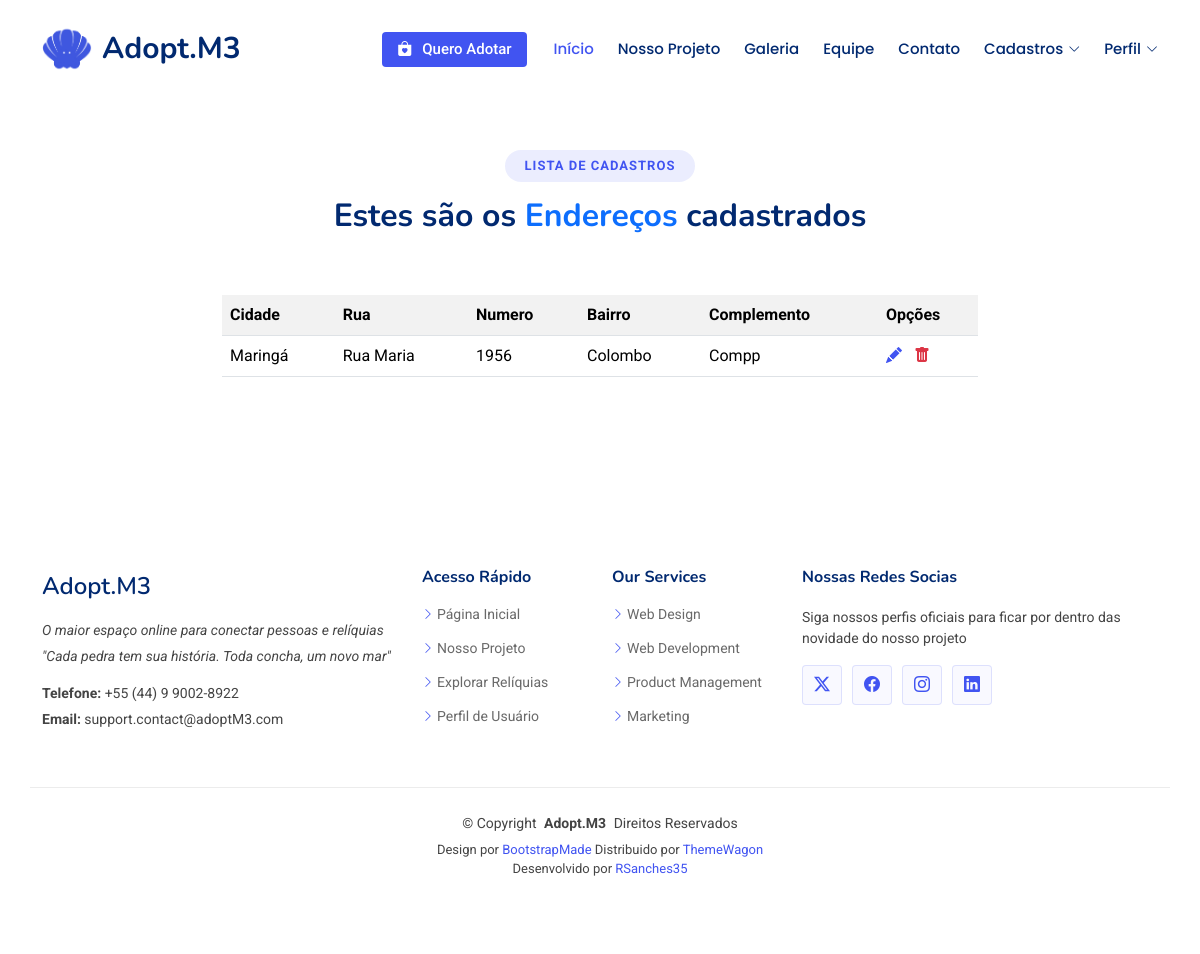
The page /records/list/address on the database its author committed.
### records/models.py (models this page shows, shortened)
class Address(models.Model):
    street = models.CharField(max_length=150)
    number = models.IntegerField()
    neighborhood = models.CharField(max_length=150)
    complement = models.CharField(max_length=100)
    city = models.ForeignKey(City, on_delete=models.PROTECT)

class City(models.Model):
    name = models.CharField(max_length=150)
    state = models.ForeignKey(State, on_delete=models.PROTECT)

### records/views.py (the view)
# urls.py: path('list/address', AddressList.as_view(), name='records-ListAddress'),
class AddressList(ListView):
    model = Address
    template_name = 'records/lists/address.html'

### records/templates/records/lists/address.html (shortened to what this page needs)
{% extends 'pages/model.html' %}
{% load static %}
{% block MainContent %}
<div class="container section-title" data-aos="fade-up" style="margin-top: 150px">
    <h2>Lista de Cadastros</h2>
    <p>Estes são os <span style="color: #0d6efd;">Endereços</span> cadastrados<br></p>
</div>
<section class="about section" style="margin: -65px 210px 65px 210px">
    <div class="container" data-aos="fade-up">
        <div class="row gx-0">
            <div class="table-responsive">
                <table class="table table-striped">
                    <tr>
                        <th>Cidade</th>
                        <th>Rua</th>
                        <th>Numero</th>
                        <th>Bairro</th>
                        <th>Complemento</th>
                        <th style="width: 100px; text-align: left;">Opções</th>
                    </tr>
                    {% for address in object_list %}
                    <tr>
                        <td> {{ address.city.name }} </td>
                        <td> {{ address.street }} </td>
                        <td> {{ address.number }} </td>
                        <td> {{ address.neighborhood }} </td>
                        <td> {{ address.complement }} </td>
                        <td style="text-align: left;">
                            <a href="{% url 'records-UpdateAddress' address.pk %}" class="me-2"><i class="bi bi-pencil-fill"></i></a>
                            <a href="{% url 'records-DeleteAddress' address.pk %}" class="text-danger"><i class="bi bi-trash-fill"></i></a>
                        </td>
                    </tr>
                    {% empty %}
                    <tr>
                        <td colspan="6">Nenhum Campo Registrado</td>
                    </tr>
                    {% endfor %}
                </table>
            </div>
        </div>
    </div>
</section>
{% endblock %}

### static/css/main.css (style rules this page uses)
:root { --default-font: "Roboto", system-ui, -apple-system, "Segoe UI", Roboto, "Helvetica Neue", Arial, "Noto Sans", "Liberation Sans", sans-serif, "Apple Color Emoji", "Segoe UI Emoji", "Segoe UI Symbol", "Noto Color Emoji"; --heading-font: "Nunito", sans-serif; --nav-font: "Poppins", sans-serif; }
:root { --background-color: #ffffff; --default-color: #444444; --heading-color: #012970; --accent-color: #4154f1; --surface-color: #ffffff; --contrast-color: #ffffff; }
:root { --nav-color: #012970; --nav-hover-color: #4154f1; --nav-mobile-background-color: #ffffff; --nav-dropdown-background-color: #ffffff; --nav-dropdown-color: #212529; --nav-dropdown-hover-color: #4154f1; }
:root { scroll-behavior: smooth; }
body { color: var(--default-color); background-color: var(--background-color); font-family: var(--default-font); }
a { color: var(--accent-color); text-decoration: none; transition: 0.3s; }
h1, h2, h3, h4, h5, h6 { color: var(--heading-color); font-family: var(--heading-font); }
section, .section { color: var(--default-color); background-color: var(--background-color); padding: 60px 0; scroll-margin-top: 98px; overflow: clip; }
.section-title { text-align: center; padding-bottom: 60px; position: relative; }
.section-title h2 { font-size: 13px; letter-spacing: 1px; font-weight: 700; padding: 8px 20px; margin: 0; background: color-mix(in srgb, var(--accent-color), transparent 90%); color: var(--accent-color); display: inline-block; text-transform: uppercase; border-radius: 50px; font-family: var(--default-font); }
.section-title p { color: var(--heading-color); margin: 10px 0 0 0; font-size: 32px; font-weight: 700; font-family: var(--heading-font); }

### rows shown on the page
Address: city.name "Maringá", street "Rua Maria", number "1956", neighborhood "Colombo", complement "Compp"
